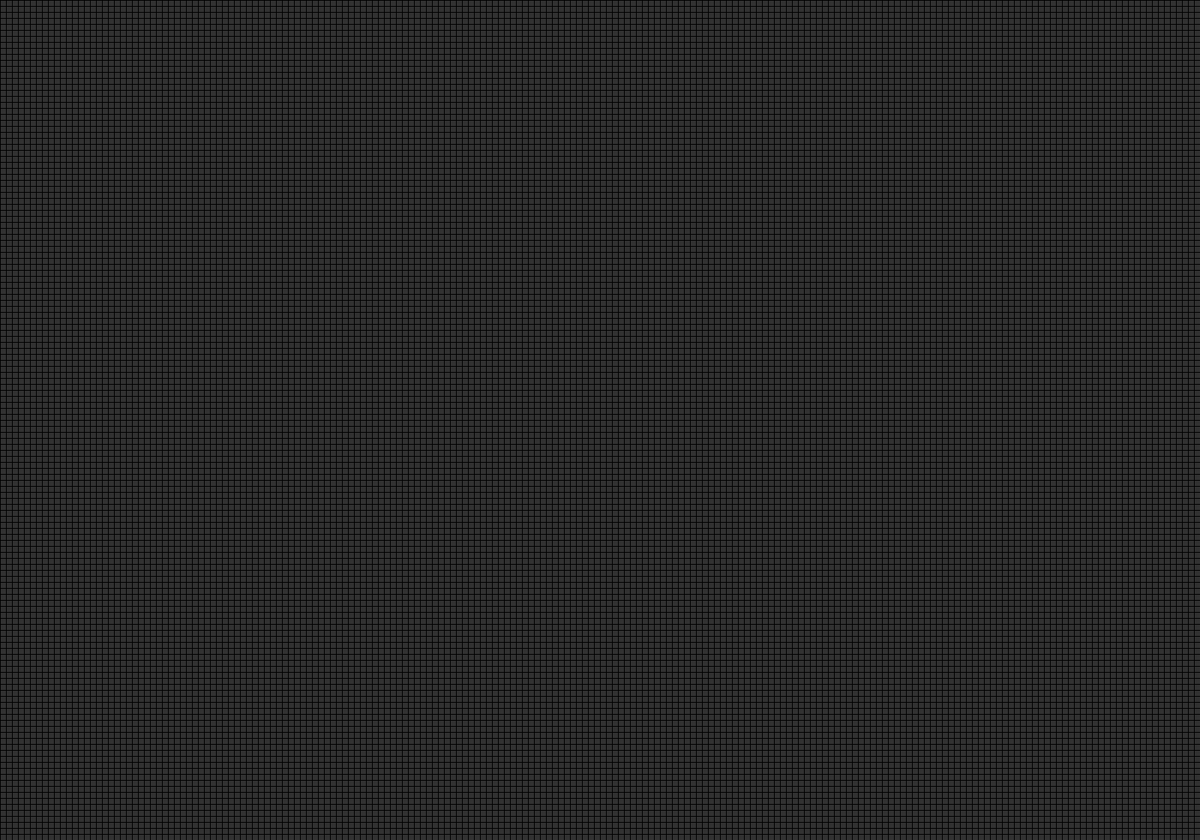
Frame 1 (no input)
Frame 60 (the mouse pressed at the canvas centre just before this capture): identical to frame 1, image omitted
Frame 120 (the mouse held since frame 60 and released just before this capture): identical to frame 1, image omitted

The Processing sketch that drew this single still picture (run headless with seeded random() and noise(); from frame 60 on, the mouse is pressed at the canvas centre):

// Processing sketch: Langton_s_Ant_Variation
// ── Langton_s_Ant_Variation.pde

final int X = 200;
final int Y= 140;
final int boxSize = 8;

final color selectedBoxColor = color(255);
final color boxColor = color(50);

boolean paused = false;

int time;
int updateTimeInterwal = 20;

int [][] boxes = new int [X][Y];
color [][] boxesColor = new color [X][Y];

class Ant {
  int x_pos;
  int y_pos;

  int x_direction = 0;
  int y_direction = -1;

  Ant(int _x, int _y) {
    x_pos = _x;
    y_pos = _y;
  }

  void AdvanceATurn()
  {
    // move in the current direction we are facing
    x_pos = x_pos+x_direction;
    y_pos = y_pos+y_direction;

    // check if we left the screen and wrap around
    if (y_pos > Y-1) {
      y_pos = 0;
    } else if (y_pos < 0) {
      y_pos = Y-1;
    }

    if (x_pos > X-1) {
      x_pos = 0;
    } else if (x_pos < 0) {
      x_pos = X-1;
    } //<>//

    // determine which way to turn, change cox color
    color current = boxesColor[x_pos][y_pos];

    if (current == boxColor) {
      boxesColor[x_pos][y_pos] = selectedBoxColor; //<>//
      TurnClockwise();
    } else if (current == selectedBoxColor) {
      boxesColor[x_pos][y_pos] = boxColor;
      TurnCounterClockwise();
    }
    // apply turn
  }

  void TurnClockwise()
  {
    if (x_direction == 0 && y_direction == -1) {
      x_direction = 1;
      y_direction = 0;
    } else if (x_direction == 1 && y_direction == 0) {
      x_direction = 0;
      y_direction = 1;
    } else if (x_direction == 0 && y_direction == 1) {
      x_direction = -1;
      y_direction = 0;
    } else if (x_direction == -1 && y_direction == 0) {
      x_direction = 0;
      y_direction = -1;
    }
  }

  void TurnCounterClockwise()
  {
    if (x_direction == 0 && y_direction == -1) {
      x_direction = -1;
      y_direction = 0;
    } else if (x_direction == 1 && y_direction == 0) {
      x_direction = 0;
      y_direction = -1;
    } else if (x_direction == 0 && y_direction == 1) {
      x_direction = 1;
      y_direction = 0;
    } else if (x_direction == -1 && y_direction == 0) {
      x_direction = 0;
      y_direction = 1;
    }
  }
}

// list of ants

ArrayList<Ant> ants = new ArrayList<Ant>();

void settings() {
  //this should be here
  size(X * boxSize, Y * boxSize);
}

void setup() {
  for (int i = 0; i< boxes.length; i++) {
    for (int j = 0; j < boxes[i].length; j++) {
      boxes[i][j] = j;
      boxesColor[i][j] = boxColor;
    }
  }
  time = millis();
}

void draw() {
  for (int i = 0; i< boxes.length; i++) {
    for (int j = 0; j < boxes[i].length; j++) {
      int x = i * boxSize;
      int y = j * boxSize;

      fill(boxesColor[i][j]);
      stroke(0);
      rect (x, y, boxSize, boxSize);
    }
  }
  if (!paused) {
    // see if we want to move the ants along
    if (millis()-updateTimeInterwal > time) {
      time = millis();
      for (Ant ant : ants) {
        ant.AdvanceATurn();
      }
    }
  }
}

void mousePressed() {
if (mouseButton == LEFT) {
  Ant newAnt = new Ant(mouseX / boxSize, mouseY / boxSize);
  ants.add(newAnt);
  boxesColor[mouseX / boxSize][mouseY / boxSize] = selectedBoxColor;
}
else if (mouseButton == RIGHT) {
  paused = !paused;
}
}
